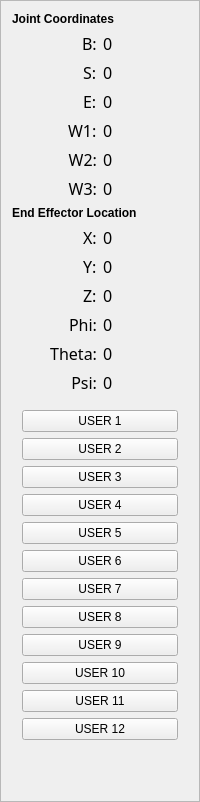
       <widget class="QFrame" name="OutputFrame">
        <property name="enabled">
         <bool>true</bool>
        </property>
        <property name="sizePolicy">
         <sizepolicy hsizetype="Minimum" vsizetype="Minimum">
          <horstretch>0</horstretch>
          <verstretch>0</verstretch>
         </sizepolicy>
        </property>
        <property name="frameShape">
         <enum>QFrame::StyledPanel</enum>
        </property>
        <property name="frameShadow">
         <enum>QFrame::Raised</enum>
        </property>
        <layout class="QVBoxLayout" name="verticalLayout_5">
         <item>
          <widget class="QLabel" name="JointCoordLabel">
           <property name="sizePolicy">
            <sizepolicy hsizetype="Minimum" vsizetype="Minimum">
             <horstretch>0</horstretch>
             <verstretch>0</verstretch>
            </sizepolicy>
           </property>
           <property name="font">
            <font>
             <weight>75</weight>
             <bold>true</bold>
            </font>
           </property>
           <property name="text">
            <string>Joint Coordinates</string>
           </property>
          </widget>
         </item>
         <item>
          <layout class="QHBoxLayout" name="horizontalLayout_3">
           <item>
            <layout class="QVBoxLayout" name="verticalLayout_9">
             <item alignment="Qt::AlignRight">
              <widget class="QLabel" name="BLabel">
               <property name="font">
                <font>
                 <family>Ubuntu Mono</family>
                 <pointsize>12</pointsize>
                </font>
               </property>
               <property name="text">
                <string>B:</string>
               </property>
              </widget>
             </item>
             <item alignment="Qt::AlignRight">
              <widget class="QLabel" name="SLabel">
               <property name="font">
                <font>
                 <family>Ubuntu Mono</family>
                 <pointsize>12</pointsize>
                </font>
               </property>
               <property name="text">
                <string>S:</string>
               </property>
              </widget>
             </item>
             <item alignment="Qt::AlignRight">
              <widget class="QLabel" name="ELabel">
               <property name="font">
                <font>
                 <family>Ubuntu Mono</family>
                 <pointsize>12</pointsize>
                </font>
               </property>
               <property name="text">
                <string>E:</string>
               </property>
              </widget>
             </item>
             <item alignment="Qt::AlignRight">
              <widget class="QLabel" name="WLabel">
               <property name="font">
                <font>
                 <family>Ubuntu Mono</family>
                 <pointsize>12</pointsize>
                </font>
               </property>
               <property name="text">
                <string>W1:</string>
               </property>
              </widget>
             </item>
             <item>
              <widget class="QLabel" name="WLabel_2">
               <property name="font">
                <font>
                 <family>Ubuntu Mono</family>
                 <pointsize>12</pointsize>
                </font>
               </property>
               <property name="text">
                <string>W2:</string>
               </property>
               <property name="alignment">
                <set>Qt::AlignRight|Qt::AlignTrailing|Qt::AlignVCenter</set>
               </property>
              </widget>
             </item>
             <item>
              <widget class="QLabel" name="WLabel_3">
               <property name="font">
                <font>
                 <family>Ubuntu Mono</family>
                 <pointsize>12</pointsize>
                </font>
               </property>
               <property name="text">
                <string>W3:</string>
               </property>
               <property name="alignment">
                <set>Qt::AlignRight|Qt::AlignTrailing|Qt::AlignVCenter</set>
               </property>
              </widget>
             </item>
            </layout>
           </item>
           <item>
            <layout class="QVBoxLayout" name="verticalLayout_8">
             <item alignment="Qt::AlignLeft">
              <widget class="QLabel" name="rdoutBaseJC">
               <property name="font">
                <font>
                 <family>Ubuntu Mono</family>
                 <pointsize>12</pointsize>
                </font>
               </property>
               <property name="text">
                <string>0</string>
               </property>
              </widget>
             </item>
             <item alignment="Qt::AlignLeft">
              <widget class="QLabel" name="rdoutShoulderJC">
               <property name="font">
                <font>
                 <family>Ubuntu Mono</family>
                 <pointsize>12</pointsize>
                </font>
               </property>
               <property name="text">
                <string>0</string>
               </property>
              </widget>
             </item>
             <item alignment="Qt::AlignLeft">
              <widget class="QLabel" name="rdoutElbowJC">
               <property name="font">
                <font>
                 <family>Ubuntu Mono</family>
                 <pointsize>12</pointsize>
                </font>
               </property>
               <property name="text">
                <string>0</string>
               </property>
              </widget>
             </item>
             <item alignment="Qt::AlignLeft">
              <widget class="QLabel" name="rdoutWristJC">
               <property name="font">
                <font>
                 <family>Ubuntu Mono</family>
                 <pointsize>12</pointsize>
                </font>
               </property>
               <property name="text">
                <string>0</string>
               </property>
              </widget>
             </item>
             <item>
              <widget class="QLabel" name="rdoutWrist2JC">
               <property name="font">
                <font>
                 <family>Ubuntu Mono</family>
                 <pointsize>12</pointsize>
                </font>
               </property>
               <property name="text">
                <string>0</string>
               </property>
              </widget>
             </item>
             <item>
              <widget class="QLabel" name="rdoutWrist3JC">
               <property name="font">
                <font>
                 <family>Ubuntu Mono</family>
                 <pointsize>12</pointsize>
                </font>
               </property>
               <property name="text">
                <string>0</string>
               </property>
              </widget>
             </item>
            </layout>
           </item>
          </layout>
         </item>
         <item>
          <widget class="QLabel" name="WorldCoordLabel">
           <property name="font">
            <font>
             <weight>75</weight>
             <bold>true</bold>
            </font>
           </property>
           <property name="text">
            <string>End Effector Location</string>
           </property>
          </widget>
         </item>
         <item>
          <layout class="QHBoxLayout" name="horizontalLayout_4">
           <item>
            <layout class="QVBoxLayout" name="verticalLayout_13">
             <item alignment="Qt::AlignRight">
              <widget class="QLabel" name="XLabel">
               <property name="font">
                <font>
                 <family>Ubuntu Mono</family>
                 <pointsize>12</pointsize>
                </font>
               </property>
               <property name="text">
                <string>X:</string>
               </property>
               <property name="scaledContents">
                <bool>false</bool>
               </property>
              </widget>
             </item>
             <item alignment="Qt::AlignRight">
              <widget class="QLabel" name="YLabel">
               <property name="font">
                <font>
                 <family>Ubuntu Mono</family>
                 <pointsize>12</pointsize>
                </font>
               </property>
               <property name="text">
                <string>Y:</string>
               </property>
              </widget>
             </item>
             <item alignment="Qt::AlignRight">
              <widget class="QLabel" name="ZLabel">
               <property name="font">
                <font>
                 <family>Ubuntu Mono</family>
                 <pointsize>12</pointsize>
                </font>
               </property>
               <property name="text">
                <string>Z:</string>
               </property>
              </widget>
             </item>
             <item alignment="Qt::AlignRight">
              <widget class="QLabel" name="TLabel">
               <property name="enabled">
                <bool>true</bool>
               </property>
               <property name="font">
                <font>
                 <family>Ubuntu Mono</family>
                 <pointsize>12</pointsize>
                </font>
               </property>
               <property name="text">
                <string>Phi:</string>
               </property>
              </widget>
             </item>
             <item>
              <widget class="QLabel" name="TLabel_2">
               <property name="enabled">
                <bool>true</bool>
               </property>
               <property name="font">
                <font>
                 <family>Ubuntu Mono</family>
                 <pointsize>12</pointsize>
                </font>
               </property>
               <property name="text">
                <string>Theta:</string>
               </property>
               <property name="alignment">
                <set>Qt::AlignRight|Qt::AlignTrailing|Qt::AlignVCenter</set>
               </property>
              </widget>
             </item>
             <item>
              <widget class="QLabel" name="TLabel_3">
               <property name="enabled">
                <bool>true</bool>
               </property>
               <property name="font">
                <font>
                 <family>Ubuntu Mono</family>
                 <pointsize>12</pointsize>
                </font>
               </property>
               <property name="text">
                <string>Psi:</string>
               </property>
               <property name="alignment">
                <set>Qt::AlignRight|Qt::AlignTrailing|Qt::AlignVCenter</set>
               </property>
              </widget>
             </item>
            </layout>
           </item>
           <item>
            <layout class="QVBoxLayout" name="verticalLayout_12">
             <item alignment="Qt::AlignLeft">
              <widget class="QLabel" name="rdoutX">
               <property name="font">
                <font>
                 <family>Ubuntu Mono</family>
                 <pointsize>12</pointsize>
                </font>
               </property>
               <property name="text">
                <string>0</string>
               </property>
              </widget>
             </item>
             <item alignment="Qt::AlignLeft">
              <widget class="QLabel" name="rdoutY">
               <property name="font">
                <font>
                 <family>Ubuntu Mono</family>
                 <pointsize>12</pointsize>
                </font>
               </property>
               <property name="text">
                <string>0</string>
               </property>
              </widget>
             </item>
             <item alignment="Qt::AlignLeft">
              <widget class="QLabel" name="rdoutZ">
               <property name="font">
                <font>
                 <family>Ubuntu Mono</family>
                 <pointsize>12</pointsize>
                </font>
               </property>
               <property name="text">
                <string>0</string>
               </property>
              </widget>
             </item>
             <item alignment="Qt::AlignLeft">
              <widget class="QLabel" name="rdoutT">
               <property name="font">
                <font>
                 <family>Ubuntu Mono</family>
                 <pointsize>12</pointsize>
                </font>
               </property>
               <property name="text">
                <string>0</string>
               </property>
              </widget>
             </item>
             <item>
              <widget class="QLabel" name="rdoutG">
               <property name="font">
                <font>
                 <family>Ubuntu Mono</family>
                 <pointsize>12</pointsize>
                </font>
               </property>
               <property name="text">
                <string>0</string>
               </property>
              </widget>
             </item>
             <item>
              <widget class="QLabel" name="rdoutP">
               <property name="font">
                <font>
                 <family>Ubuntu Mono</family>
                 <pointsize>12</pointsize>
                </font>
               </property>
               <property name="text">
                <string>0</string>
               </property>
              </widget>
             </item>
            </layout>
           </item>
          </layout>
         </item>
         <item>
          <layout class="QVBoxLayout" name="Group2">
           <property name="margin">
            <number>10</number>
           </property>
           <item>
            <widget class="QPushButton" name="btnUser1">
             <property name="text">
              <string>USER 1</string>
             </property>
            </widget>
           </item>
           <item>
            <widget class="QPushButton" name="btnUser2">
             <property name="text">
              <string>USER 2</string>
             </property>
            </widget>
           </item>
           <item>
            <widget class="QPushButton" name="btnUser3">
             <property name="text">
              <string>USER 3</string>
             </property>
            </widget>
           </item>
           <item>
            <widget class="QPushButton" name="btnUser4">
             <property name="text">
              <string>USER 4</string>
             </property>
            </widget>
           </item>
           <item>
            <widget class="QPushButton" name="btnUser5">
             <property name="text">
              <string>USER 5</string>
             </property>
            </widget>
           </item>
           <item>
            <widget class="QPushButton" name="btnUser6">
             <property name="text">
              <string>USER 6</string>
             </property>
            </widget>
           </item>
           <item>
            <widget class="QPushButton" name="btnUser7">
             <property name="text">
              <string>USER 7</string>
             </property>
            </widget>
           </item>
           <item>
            <widget class="QPushButton" name="btnUser8">
             <property name="text">
              <string>USER 8</string>
             </property>
            </widget>
           </item>
           <item>
            <widget class="QPushButton" name="btnUser9">
             <property name="text">
              <string>USER 9</string>
             </property>
            </widget>
           </item>
           <item>
            <widget class="QPushButton" name="btnUser10">
             <property name="text">
              <string>USER 10</string>
             </property>
             <property name="autoRepeatDelay">
              <number>300</number>
             </property>
            </widget>
           </item>
           <item>
            <widget class="QPushButton" name="btnUser11">
             <property name="text">
              <string>USER 11</string>
             </property>
             <property name="autoRepeatDelay">
              <number>300</number>
             </property>
            </widget>
           </item>
           <item>
            <widget class="QPushButton" name="btnUser12">
             <property name="text">
              <string>USER 12</string>
             </property>
             <property name="autoRepeatDelay">
              <number>300</number>
             </property>
            </widget>
           </item>
          </layout>
         </item>
         <item>
          <spacer name="verticalSpacer_2">
           <property name="orientation">
            <enum>Qt::Vertical</enum>
           </property>
           <property name="sizeHint" stdset="0">
            <size>
             <width>20</width>
             <height>40</height>
            </size>
           </property>
          </spacer>
         </item>
        </layout>
       </widget>
